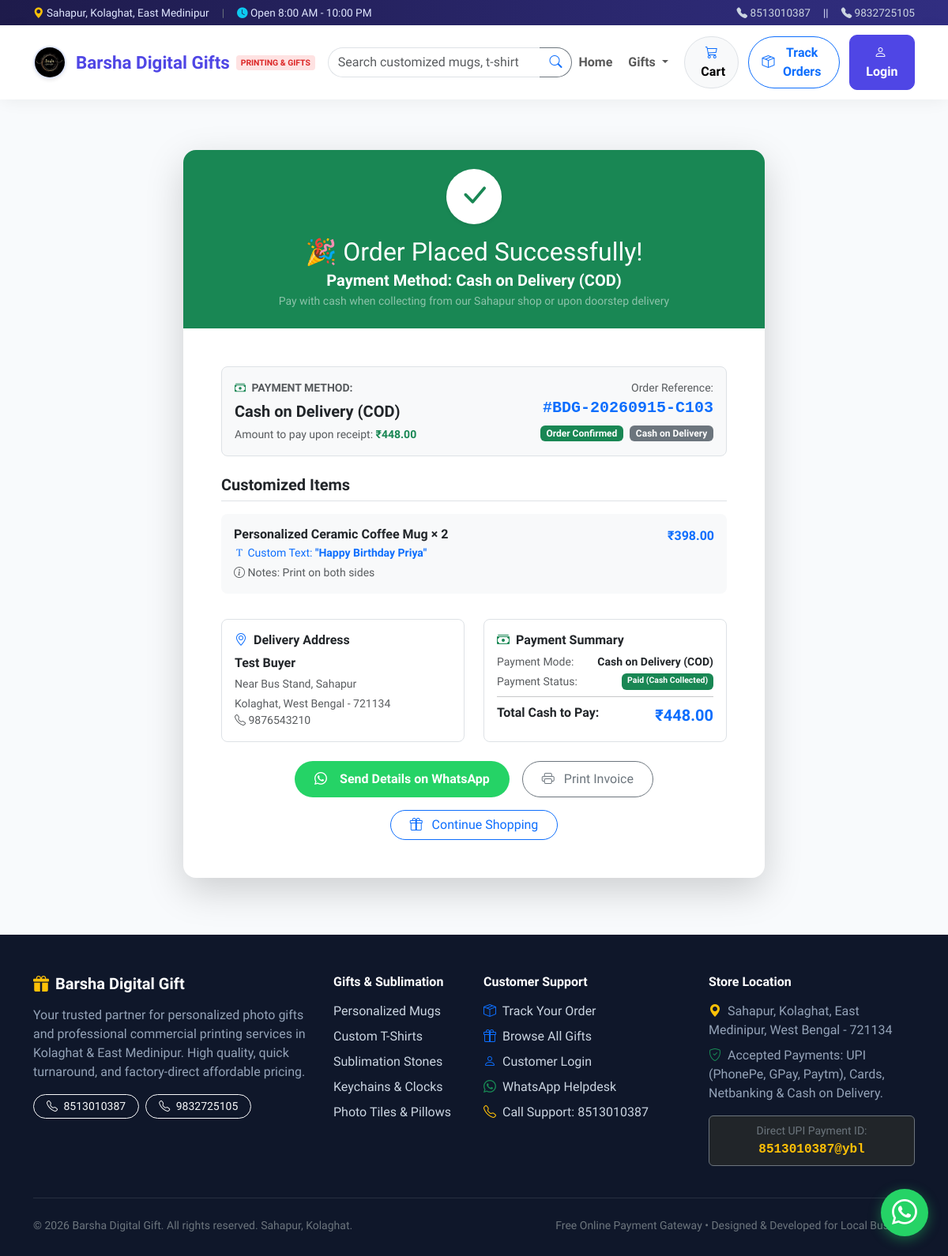
The app's page /order/success/BDG-20260915-C103 with its own data.
### models.py (models this page shows, shortened)
class Order(db.Model):
    __tablename__ = 'orders'
    id = db.Column(db.Integer, primary_key=True)
    order_number = db.Column(db.String(32), unique=True, nullable=False, index=True)
    user_id = db.Column(db.Integer, db.ForeignKey('users.id'), nullable=True)
    customer_name = db.Column(db.String(120), nullable=False)
    customer_phone = db.Column(db.String(20), nullable=False)
    customer_email = db.Column(db.String(120), nullable=False)
    delivery_address = db.Column(db.Text, nullable=False)
    city = db.Column(db.String(100), default="Kolaghat")
    pincode = db.Column(db.String(20), default="721134")
    order_notes = db.Column(db.Text, nullable=True)
    total_amount = db.Column(db.Float, nullable=False)
    payment_method = db.Column(db.String(50), default='cod')  # 'razorpay', 'upi_qr', 'cod'
    payment_status = db.Column(db.String(50), default='Pending') # 'Pending', 'Paid', 'Failed', 'Verified'
    order_status = db.Column(db.String(50), default='Placed')    # 'Placed', 'Processing', 'In Printing', 'Shipped', 'Delivered', 'Cancelled'
    razorpay_order_id = db.Column(db.String(100), nullable=True)
    razorpay_payment_id = db.Column(db.String(100), nullable=True)
    upi_utr = db.Column(db.String(100), nullable=True)
    upi_screenshot = db.Column(db.String(255), nullable=True)
    created_at = db.Column(db.DateTime, default=utc_now)
    updated_at = db.Column(db.DateTime, default=utc_now, onupdate=utc_now)
    items = db.relationship('OrderItem', backref='order', lazy=True, cascade='all, delete-orphan')

class OrderItem(db.Model):
    __tablename__ = 'order_items'
    id = db.Column(db.Integer, primary_key=True)
    order_id = db.Column(db.Integer, db.ForeignKey('orders.id'), nullable=False)
    product_id = db.Column(db.Integer, db.ForeignKey('products.id'), nullable=True)
    product_name = db.Column(db.String(200), nullable=False)
    unit_price = db.Column(db.Float, nullable=False)
    quantity = db.Column(db.Integer, default=1)
    subtotal = db.Column(db.Float, nullable=False)
    custom_text = db.Column(db.String(255), nullable=True)
    custom_image = db.Column(db.String(255), nullable=True)
    custom_instructions = db.Column(db.Text, nullable=True)
    product = db.relationship('Product')

### app.py (the view)
@app.route('/order/success/<order_number>')
def order_success(order_number):
    order = Order.query.filter_by(order_number=order_number).first_or_404()
    return render_template('order_success.html', order=order)

### app.py (called while the page is built)
@app.template_filter('currency')
def currency_filter(amount):
    try:
        return f"₹{float(amount):,.2f}"
    except (ValueError, TypeError):
        return f"₹{amount}"

### models.py (called while the page is built)
    @classmethod
    def get_val(cls, key, default=None):
        setting = cls.query.filter_by(key=key).first()
        return setting.value if setting and setting.value else default

### templates/order_success.html (shortened to what this page needs)
{% extends "base.html" %}
{% block content %}
<div class="container py-5">
    <div class="row justify-content-center">
        <div class="col-lg-8">
            <div class="card border-0 shadow-lg rounded-4 overflow-hidden mb-4">
                <div class="bg-success text-white p-4 text-center">
                    <div class="rounded-circle bg-white text-success d-inline-flex align-items-center justify-content-center mb-3 shadow-sm" style="width: 70px; height: 70px;">
                        <i class="bi bi-check-lg fs-1"></i>
                    </div>
                    <h2 class="fw-extrabold mb-1">🎉 Order Placed Successfully!</h2>
                    <h5 class="fw-bold mb-1">Payment Method: Cash on Delivery (COD)</h5>
                    <p class="text-white-50 small mb-0">Pay with cash when collecting from our Sahapur shop or upon doorstep delivery</p>
                </div>
                <div class="card-body p-4 p-md-5">
                    <div class="p-3 bg-light border rounded-3 mb-4">
                        <div class="row align-items-center g-2">
                            <div class="col-sm-7">
                                <small class="text-muted fw-bold d-block mb-1">
                                    <i class="bi bi-cash-stack text-success me-1"></i> PAYMENT METHOD:
                                </small>
                                <span class="fs-5 fw-bold text-dark">
                                    Cash on Delivery (COD)
                                </span>
                                <div class="small text-muted mt-1">Amount to pay upon receipt: <strong class="text-success">{{ order.total_amount|currency }}</strong></div>
                            </div>
                            <div class="col-sm-5 text-sm-end">
                                <small class="text-muted d-block">Order Reference:</small>
                                <span class="fw-bold font-monospace fs-5 text-primary">#{{ order.order_number }}</span>
                                <div class="mt-1">
                                    <span class="badge bg-success">Order Confirmed</span>
                                    <span class="badge bg-secondary ms-1">Cash on Delivery</span>
                                </div>
                            </div>
                        </div>
                    </div>
                    <h5 class="fw-bold mb-3 border-bottom pb-2">Customized Items</h5>
                    <div class="list-group mb-4">
                        {% for item in order.items %}
                        <div class="list-group-item border-0 p-3 mb-2 bg-light rounded-3">
                            <div class="d-flex justify-content-between align-items-start">
                                <div>
                                    <h6 class="fw-bold mb-1">{{ item.product_name }} &times; {{ item.quantity }}</h6>
                                    {% if item.custom_text %}
                                    <div class="small text-primary">
                                        <i class="bi bi-fonts"></i> Custom Text: <strong>"{{ item.custom_text }}"</strong>
                                    </div>
                                    {% endif %}
                                    {% if item.custom_instructions %}
                                    <div class="small text-muted mt-1">
                                        <i class="bi bi-info-circle"></i> Notes: {{ item.custom_instructions }}
                                    </div>
                                    {% endif %}
                                </div>
                                <span class="fw-bold text-primary">{{ item.subtotal|currency }}</span>
                            </div>
                        </div>
                        {% endfor %}
                    </div>
                    <div class="row g-4 mb-4">
                        <div class="col-md-6">
                            <div class="p-3 border rounded-3 h-100">
                                <h6 class="fw-bold text-dark mb-2"><i class="bi bi-geo-alt text-primary me-1"></i> Delivery Address</h6>
                                <p class="mb-1 fw-semibold">{{ order.customer_name }}</p>
                                <p class="small text-muted mb-1">{{ order.delivery_address }}</p>
                                <p class="small text-muted mb-0">{{ order.city }}, West Bengal - {{ order.pincode }}</p>
                                <p class="small text-muted mb-0"><i class="bi bi-telephone"></i> {{ order.customer_phone }}</p>
                            </div>
                        </div>
                        <div class="col-md-6">
                            <div class="p-3 border rounded-3 h-100">
                                <h6 class="fw-bold text-dark mb-2"><i class="bi bi-cash-stack text-success me-1"></i> Payment Summary</h6>
                                <div class="d-flex justify-content-between small mb-1">
                                    <span class="text-muted">Payment Mode:</span>
                                    <span class="fw-bold">Cash on Delivery (COD)</span>
                                </div>
                                <div class="d-flex justify-content-between small mb-1">
                                    <span class="text-muted">Payment Status:</span>
                                    <span class="badge {% if order.payment_status == 'Paid' %}bg-success{% else %}bg-warning text-dark{% endif %}">
                                        {% if order.payment_status == 'Paid' %}Paid (Cash Collected){% else %}Pay on Delivery / Pickup{% endif %}
                                    </span>
                                </div>
                                <hr class="my-2">
                                <div class="d-flex justify-content-between fw-bold">
                                    <span>Total Cash to Pay:</span>
                                    <span class="text-primary fs-5">{{ order.total_amount|currency }}</span>
                                </div>
                            </div>
                        </div>
                    </div>
                    <div class="d-flex flex-wrap gap-3 justify-content-center">
                        {% set wa_msg = "Hello Barsha Digital Gift, I have placed order #" ~ order.order_number ~ " for " ~ order.total_amount|currency ~ ". Customer: " ~ order.customer_name ~ " (" ~ order.customer_phone ~ ")." %}
                        <a href="https://wa.me/91{{ shop_phone_1 }}?text={{ wa_msg|urlencode }}" target="_blank" class="btn btn-whatsapp rounded-pill px-4">
                            <i class="bi bi-whatsapp me-2"></i> Send Details on WhatsApp
                        </a>
                        <button onclick="window.print();" class="btn btn-outline-secondary rounded-pill px-4">
                            <i class="bi bi-printer me-2"></i> Print Invoice
                        </button>
                        <a href="{{ url_for('products') }}" class="btn btn-outline-primary rounded-pill px-4">
                            <i class="bi bi-gift me-2"></i> Continue Shopping
                        </a>
                    </div>
                </div>
            </div>
        </div>
    </div>
</div>
{% endblock %}

### static/css/style.css (style rules this page uses)
:root { --primary: #4f46e5; --primary-hover: #4338ca; --primary-light: #eef2ff; --accent: #f59e0b; --accent-coral: #ff4757; --dark: #0f172a; --slate: #334155; --muted: #64748b; --light-bg: #f8fafc; --card-border: #e2e8f0; --whatsapp-green: #25d366; }
body { font-family: 'Plus Jakarta Sans', -apple-system, BlinkMacSystemFont, 'Segoe UI', Roboto, sans-serif; color: var(--slate); background-color: var(--light-bg); min-height: 100vh; display: flex; flex-direction: column; }
.btn-whatsapp { background-color: var(--whatsapp-green); color: white; font-weight: 600; border-radius: 10px; padding: 10px 20px; display: inline-flex; align-items: center; gap: 8px; text-decoration: none; }

### records on screen
Order: total_amount "₹448.00", order_number "BDG-20260915-C103", customer_name "Test Buyer", delivery_address "Near Bus Stand, Sahapur", city "Kolaghat", pincode "721134", customer_phone "9876543210"
OrderItem: product_name "Personalized Ceramic Coffee Mug", quantity "2", custom_text "Happy Birthday Priya", custom_instructions "Print on both sides", subtotal "₹398.00"

### other values on screen
{{ store_timing }} "Open 8:00 AM - 10:00 PM"
{{ shop_phone_1 }} "8513010387"
{{ shop_phone_2 }} "9832725105"
{{ shop_location }} "Sahapur, Kolaghat, East Medinipur, West Bengal - 721134"
{{ shop_upi_id }} "8513010387@ybl"
